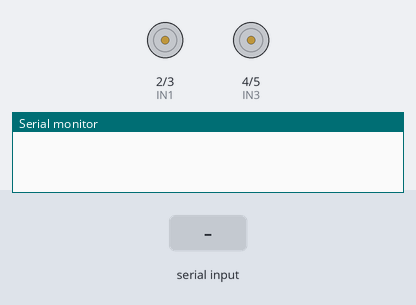
A sketch run on a simulated Arduino Uno, built with avr-gcc and run on an emulated ATmega328P. Shown: motor-driver pin pairs drawn as motors (green arrow = first pin HIGH = forward, orange = second pin HIGH = backward, longer = more drive), the last lines printed to the serial monitor. The inputs (shaded band) are chosen by the test bench.

Above: at 1.2 s.
1.3 s: "F" received over the second serial link
At 2.5 s:
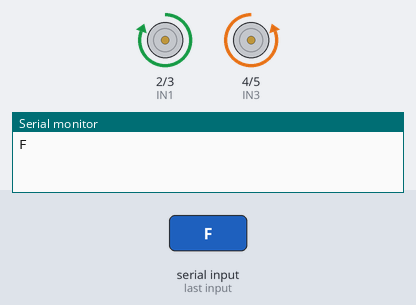
2.8 s: "B" received over the second serial link
At 3.4 s:
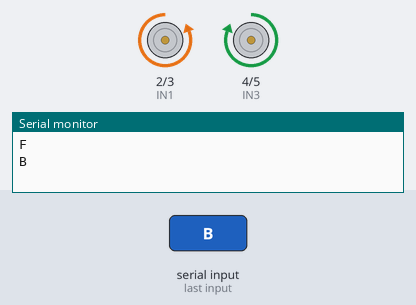
4.3 s: "L" received over the second serial link
At 5.3 s:
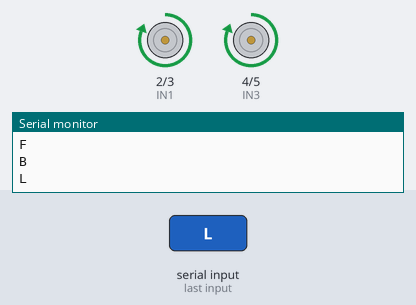
5.8 s: "R" received over the second serial link
At 7.2 s:
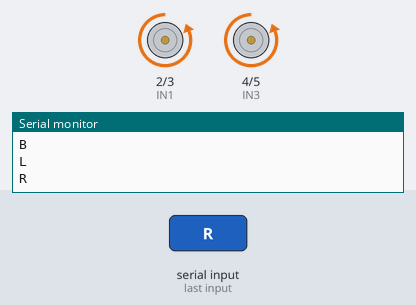
Timing chart, 0 to 8.3 s (numbered marks = the images above; inputs shaded):
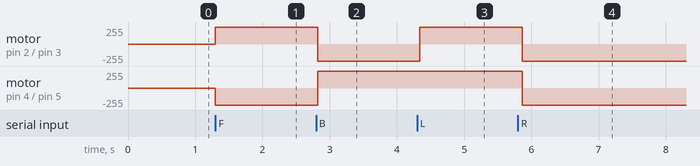

The sketch:

code.ino
```cpp
#include<SoftwareSerial.h>
#define IN1 2
#define IN2 3
#define IN3 4
#define IN4 5
//#define EN1 6
//#define EN2 5
SoftwareSerial bt(11, 10); // RX, TX
char data;
void setup() {
  Serial.begin(9600);
  pinMode(IN1, OUTPUT);
  pinMode(IN2, OUTPUT);
  pinMode(IN3, OUTPUT);
  pinMode(IN4, OUTPUT);
  //pinMode(EN1, OUTPUT);
  //pinMode(EN2, OUTPUT);
  digitalWrite(IN1, LOW);
  digitalWrite(IN2, LOW);
  digitalWrite(IN3, LOW);
  digitalWrite(IN4, LOW);
  //analogWrite(EN1,63);
  //analogWrite(EN2,63);
  bt.begin(9600);
}
void loop()
{
   while (bt.available())
   {
      { data = bt.read();
        Serial.println(data);}

      switch (data)
       {
          case 'F':
            //Serial.println("Forward");
            forward();
            break;

          case 'B':
           //Serial.println("Reverse");
            reverse();
            break;

          case 'L':
           //Serial.println("Left");
            left();
            break;
          case 'R':
            //Serial.println("Right");
            right();
            break;

          case 'S':
            //Serial.println("Stop");
            stoprobot();
            break;
          }
      }
       if (bt.available() < 0)
        {
         //Serial.println("No Bluetooth Data ");
        }
  delay(100);
}
void forward() {
  digitalWrite(IN1, HIGH);
  digitalWrite(IN2, LOW);
  digitalWrite(IN3, LOW);
  digitalWrite(IN4, HIGH);
  delay(20);
}
void reverse() {
  digitalWrite(IN1, LOW);
  digitalWrite(IN2, HIGH);
  digitalWrite(IN3, HIGH);
  digitalWrite(IN4, LOW);
  delay(20);
}
void left() {
  digitalWrite(IN1, HIGH);
  digitalWrite(IN2, LOW);
  digitalWrite(IN3, HIGH);
  digitalWrite(IN4, LOW);
  delay(20);
}
void right() {
  digitalWrite(IN1, LOW);
  digitalWrite(IN2, HIGH);
  digitalWrite(IN3, LOW);
  digitalWrite(IN4, HIGH);
  delay(20);
}
void stoprobot() {
  digitalWrite(IN1, LOW);
  digitalWrite(IN2, LOW);
  digitalWrite(IN3, LOW);
  digitalWrite(IN4, LOW);
  delay(20);
}
```

Measured:
- after the input at 1.3 s, motor on pin 2 (IN1) / pin 3 (IN2): stopped → forward 255/255 at once; motor on pin 4 (IN3) / pin 5 (IN4): stopped → backward 255/255 at once
- after the input at 2.8 s, motor on pin 2 (IN1) / pin 3 (IN2): forward 255/255 → backward 255/255 at once; motor on pin 4 (IN3) / pin 5 (IN4): backward 255/255 → forward 255/255 at once
- after the input at 4.3 s, motor on pin 2 (IN1) / pin 3 (IN2): backward 255/255 → forward 255/255 at once
- after the input at 5.8 s, motor on pin 2 (IN1) / pin 3 (IN2), motor on pin 4 (IN3) / pin 5 (IN4): forward 255/255 → backward 255/255 after 0.06 s
